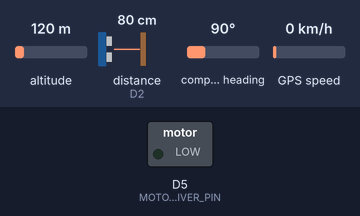
The sketch below on a simulated ESP8266 (NodeMCU). On the bench: switched loads named in the sketch (green lamp = pin HIGH). Wiring (inferred from the names in the program): ultrasonic range finder: trigger D1; echo D2. The inputs (shaded band) are chosen by the test bench; at power-on: altitude 120 m, distance to the obstacle (sensor on D2) 80 cm, compass heading 90°, GPS speed 0 km/h. The echo pulse lasts 58.3 µs per cm; WiFi joins after 1.5 s; servers stay silent unless stated; the GPS gets a fix after 3 s at 37.7749, -122.4194 with 8 satellites; web services answer with replies made up by the test bench; pins used as bus, display or sensor lines are not drawn; what the sketch prints to the serial monitor is not drawn.

Above: at 0.1 s.
At 1.7 s:
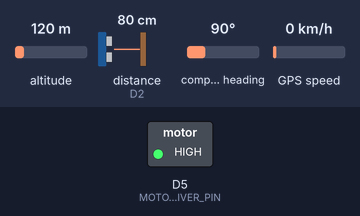
Timing chart, 0 to 3.2 s (numbered marks = the images above):
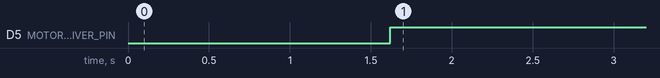

Measured:
- by itself, D5 (MOTOR_DRIVER_PIN): LOW → HIGH at 1.6 s

The sketch:

Smart_Blind_Stick.ino
```cpp
/*
  Project: AI-Powered Assistive Navigation System for Visually Impaired People
  Controller: ESP8266 NodeMCU
  Functions:
    1. HC-SR04 obstacle detection
    2. Vibration motor alert through a transistor driver
    3. NEO-6M GPS location upload to ThingSpeak

  IMPORTANT:
  - Confirm all pin connections and supply voltages before powering the circuit.
  - HC-SR04 ECHO is 5V: use a voltage divider before ESP8266 D2.
  - Never drive a vibration motor directly from an ESP8266 GPIO.
*/

#include <ESP8266WiFi.h>
#include <ESP8266HTTPClient.h>
#include <SoftwareSerial.h>
#include <TinyGPSPlus.h>

// ---------- USER SETTINGS ----------
const char* WIFI_SSID = "YOUR_WIFI_NAME";
const char* WIFI_PASSWORD = "YOUR_WIFI_PASSWORD";
const char* THINGSPEAK_WRITE_API_KEY = "YOUR_THINGSPEAK_WRITE_API_KEY";

// ---------- NODEMCU PIN CONNECTIONS ----------
const uint8_t TRIG_PIN = D1;
const uint8_t ECHO_PIN = D2;       // Must receive 3.3V maximum
const uint8_t MOTOR_DRIVER_PIN = D5;

// SoftwareSerial constructor: ESP8266 RX pin, ESP8266 TX pin
// GPS TX -> D6; GPS RX -> D7 (optional; not needed for basic GPS reading)
SoftwareSerial gpsSerial(D6, D7);
TinyGPSPlus gps;

// ---------- SETTINGS ----------
const float OBSTACLE_LIMIT_CM = 100.0;
const unsigned long UPLOAD_INTERVAL_MS = 20000; // ThingSpeak free tier: >=15 sec
const unsigned long GPS_MAX_AGE_MS = 10000;

unsigned long lastUploadTime = 0;
unsigned long lastDistanceReadTime = 0;
float distanceCm = -1.0;

float readDistanceCm() {
  digitalWrite(TRIG_PIN, LOW);
  delayMicroseconds(3);
  digitalWrite(TRIG_PIN, HIGH);
  delayMicroseconds(10);
  digitalWrite(TRIG_PIN, LOW);

  // 30 ms timeout is approximately 5 m maximum range
  unsigned long duration = pulseIn(ECHO_PIN, HIGH, 30000UL);
  if (duration == 0) {
    return -1.0; // No echo
  }
  return (duration * 0.0343f) / 2.0f;
}

void connectWiFi() {
  WiFi.mode(WIFI_STA);
  WiFi.begin(WIFI_SSID, WIFI_PASSWORD);

  Serial.print(F("Connecting to Wi-Fi"));
  unsigned long start = millis();

  while (WiFi.status() != WL_CONNECTED && millis() - start < 20000UL) {
    delay(400);
    Serial.print('.');
  }

  if (WiFi.status() == WL_CONNECTED) {
    Serial.println();
    Serial.print(F("Wi-Fi connected. IP: "));
    Serial.println(WiFi.localIP());
  } else {
    Serial.println();
    Serial.println(F("Wi-Fi connection failed. Check credentials."));
  }
}

void uploadToThingSpeak() {
  if (WiFi.status() != WL_CONNECTED) {
    Serial.println(F("Wi-Fi disconnected; attempting reconnect."));
    WiFi.disconnect();
    WiFi.begin(WIFI_SSID, WIFI_PASSWORD);
    return;
  }

  if (!gps.location.isValid() || gps.location.age() > GPS_MAX_AGE_MS) {
    Serial.println(F("No fresh GPS fix; location not uploaded."));
    return;
  }

  WiFiClient client;
  HTTPClient http;

  String url = "http://api.thingspeak.com/update?api_key=";
  url += THINGSPEAK_WRITE_API_KEY;
  url += "&field1=" + String(distanceCm, 1);
  url += "&field2=" + String((distanceCm > 0 && distanceCm <= OBSTACLE_LIMIT_CM) ? 1 : 0);
  url += "&lat=" + String(gps.location.lat(), 6);
  url += "&long=" + String(gps.location.lng(), 6);

  if (http.begin(client, url)) {
    int httpCode = http.GET();
    String response = http.getString();

    Serial.print(F("ThingSpeak HTTP code: "));
    Serial.println(httpCode);
    Serial.print(F("ThingSpeak entry response: "));
    Serial.println(response);

    http.end();
  } else {
    Serial.println(F("Could not start ThingSpeak HTTP request."));
  }
}

void setup() {
  Serial.begin(115200);
  gpsSerial.begin(9600);

  pinMode(TRIG_PIN, OUTPUT);
  pinMode(ECHO_PIN, INPUT);
  pinMode(MOTOR_DRIVER_PIN, OUTPUT);

  digitalWrite(TRIG_PIN, LOW);
  digitalWrite(MOTOR_DRIVER_PIN, LOW);

  Serial.println();
  Serial.println(F("Assistive Navigation System starting..."));

  connectWiFi();
}

void loop() {
  // Continuously parse incoming GPS NMEA data
  while (gpsSerial.available()) {
    gps.encode(gpsSerial.read());
  }

  // Read obstacle distance approximately every 100 ms
  if (millis() - lastDistanceReadTime >= 100UL) {
    lastDistanceReadTime = millis();
    distanceCm = readDistanceCm();

    bool obstacleDetected =
      (distanceCm > 0 && distanceCm <= OBSTACLE_LIMIT_CM);

    digitalWrite(MOTOR_DRIVER_PIN, obstacleDetected ? HIGH : LOW);

    Serial.print(F("Distance (cm): "));
    if (distanceCm < 0) {
      Serial.println(F("No echo"));
    } else {
      Serial.println(distanceCm);
    }

    if (obstacleDetected) {
      Serial.println(F("Obstacle detected - vibration ON"));
    }
  }

  // Upload at the selected interval
  if (millis() - lastUploadTime >= UPLOAD_INTERVAL_MS) {
    lastUploadTime = millis();

    if (gps.location.isValid()) {
      Serial.print(F("Latitude: "));
      Serial.println(gps.location.lat(), 6);
      Serial.print(F("Longitude: "));
      Serial.println(gps.location.lng(), 6);
    }

    uploadToThingSpeak();
  }

  yield();
}
```
